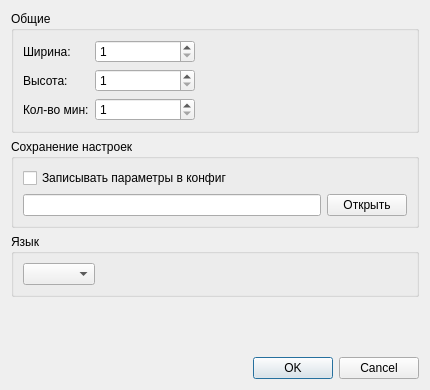
<?xml version="1.0" encoding="UTF-8"?>
<ui version="4.0">
 <class>DiaSettings</class>
 <widget class="QDialog" name="DiaSettings">
  <property name="geometry">
   <rect>
    <x>0</x>
    <y>0</y>
    <width>430</width>
    <height>390</height>
   </rect>
  </property>
  <property name="windowTitle">
   <string>Dialog</string>
  </property>
  <layout class="QVBoxLayout" name="verticalLayout_4">
   <item>
    <widget class="QGroupBox" name="groupBox">
     <property name="title">
      <string>Общие</string>
     </property>
     <layout class="QVBoxLayout" name="verticalLayout_3">
      <item>
       <layout class="QFormLayout" name="formLayout">
        <item row="0" column="0">
         <widget class="QLabel" name="lb_width">
          <property name="text">
           <string>Ширина:</string>
          </property>
         </widget>
        </item>
        <item row="1" column="0">
         <widget class="QLabel" name="lb_height">
          <property name="text">
           <string>Высота:</string>
          </property>
         </widget>
        </item>
        <item row="2" column="0">
         <widget class="QLabel" name="lb_countMines">
          <property name="text">
           <string>Кол-во мин:</string>
          </property>
         </widget>
        </item>
        <item row="0" column="1">
         <widget class="QSpinBox" name="sb_width">
          <property name="maximumSize">
           <size>
            <width>100</width>
            <height>16777215</height>
           </size>
          </property>
          <property name="minimum">
           <number>1</number>
          </property>
          <property name="maximum">
           <number>150</number>
          </property>
         </widget>
        </item>
        <item row="1" column="1">
         <widget class="QSpinBox" name="sb_height">
          <property name="maximumSize">
           <size>
            <width>100</width>
            <height>16777215</height>
           </size>
          </property>
          <property name="minimum">
           <number>1</number>
          </property>
          <property name="maximum">
           <number>150</number>
          </property>
         </widget>
        </item>
        <item row="2" column="1">
         <widget class="QSpinBox" name="sb_countMines">
          <property name="maximumSize">
           <size>
            <width>100</width>
            <height>16777215</height>
           </size>
          </property>
          <property name="minimum">
           <number>1</number>
          </property>
          <property name="maximum">
           <number>150</number>
          </property>
         </widget>
        </item>
       </layout>
      </item>
     </layout>
    </widget>
   </item>
   <item>
    <widget class="QGroupBox" name="groupBox_2">
     <property name="title">
      <string>Сохранение настроек</string>
     </property>
     <layout class="QVBoxLayout" name="verticalLayout">
      <item>
       <widget class="QCheckBox" name="cb_saveSetup">
        <property name="text">
         <string>Записывать параметры в конфиг</string>
        </property>
       </widget>
      </item>
      <item>
       <layout class="QHBoxLayout" name="horizontalLayout">
        <item>
         <widget class="QLineEdit" name="le_pathToConfig">
          <property name="readOnly">
           <bool>true</bool>
          </property>
         </widget>
        </item>
        <item>
         <widget class="QPushButton" name="pb_OpenManager">
          <property name="text">
           <string>Открыть</string>
          </property>
         </widget>
        </item>
       </layout>
      </item>
     </layout>
    </widget>
   </item>
   <item>
    <widget class="QGroupBox" name="groupBox_3">
     <property name="title">
      <string>Язык</string>
     </property>
     <layout class="QHBoxLayout" name="horizontalLayout_2">
      <item>
       <widget class="QComboBox" name="cb_language"/>
      </item>
      <item>
       <spacer name="horizontalSpacer">
        <property name="orientation">
         <enum>Qt::Horizontal</enum>
        </property>
        <property name="sizeHint" stdset="0">
         <size>
          <width>40</width>
          <height>20</height>
         </size>
        </property>
       </spacer>
      </item>
     </layout>
    </widget>
   </item>
   <item>
    <spacer name="verticalSpacer">
     <property name="orientation">
      <enum>Qt::Vertical</enum>
     </property>
     <property name="sizeHint" stdset="0">
      <size>
       <width>20</width>
       <height>40</height>
      </size>
     </property>
    </spacer>
   </item>
   <item>
    <widget class="QDialogButtonBox" name="buttonBox">
     <property name="orientation">
      <enum>Qt::Horizontal</enum>
     </property>
     <property name="standardButtons">
      <set>QDialogButtonBox::Cancel|QDialogButtonBox::Ok</set>
     </property>
    </widget>
   </item>
  </layout>
 </widget>
 <resources/>
 <connections>
  <connection>
   <sender>buttonBox</sender>
   <signal>accepted()</signal>
   <receiver>DiaSettings</receiver>
   <slot>accept()</slot>
   <hints>
    <hint type="sourcelabel">
     <x>248</x>
     <y>254</y>
    </hint>
    <hint type="destinationlabel">
     <x>157</x>
     <y>274</y>
    </hint>
   </hints>
  </connection>
  <connection>
   <sender>buttonBox</sender>
   <signal>rejected()</signal>
   <receiver>DiaSettings</receiver>
   <slot>reject()</slot>
   <hints>
    <hint type="sourcelabel">
     <x>316</x>
     <y>260</y>
    </hint>
    <hint type="destinationlabel">
     <x>286</x>
     <y>274</y>
    </hint>
   </hints>
  </connection>
 </connections>
</ui>
